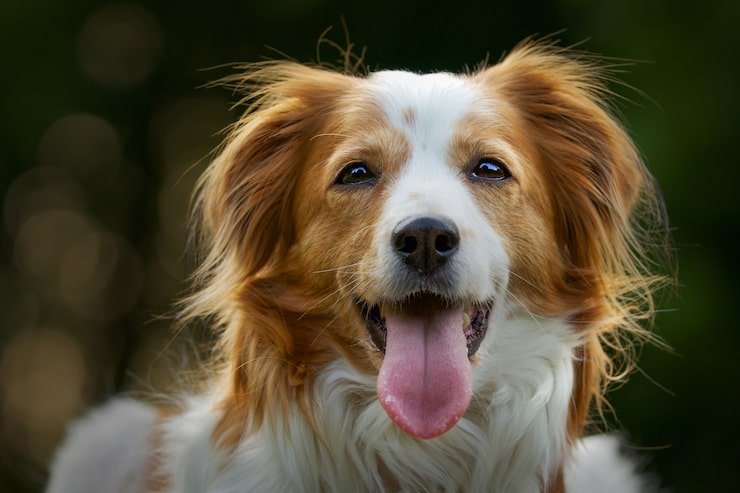
#> input picture dog.jpg, 740 x 493 px, found by its file name
$ jupyter execute 4.ipynb
#> lines starting #> are read from the running program, lines starting #| are printed output that depends on the picture
# Python Program: Extract Color Channels (Red, Green, Blue)

[cell 1]
import cv2
import matplotlib.pyplot as plt

[cell 2]
image = cv2.imread("dog.jpg")
#> image is the input picture: shape (493, 740, 3); mean B, G, R 52.5, 74.7, 83.4

[cell 3]
image  = cv2.cvtColor(image, cv2.COLOR_BGR2RGB)

[cell 4]
red = image[:,:,0]
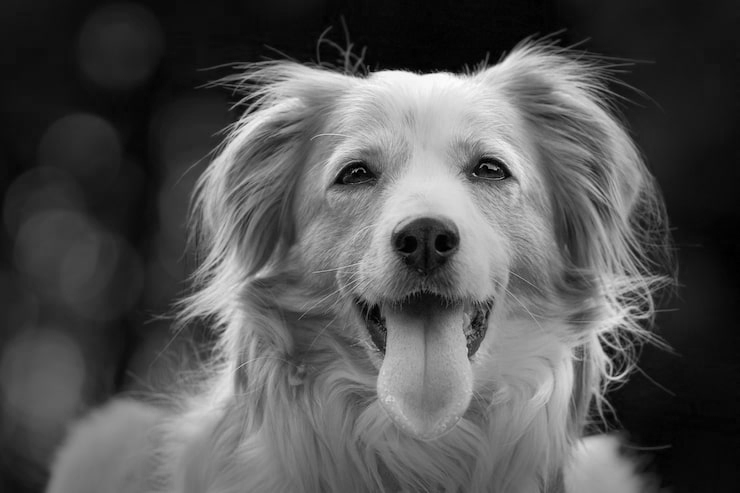
#> red: shape (493, 740); min 0, max 255, mean 83.4
green = image[:,:,1]
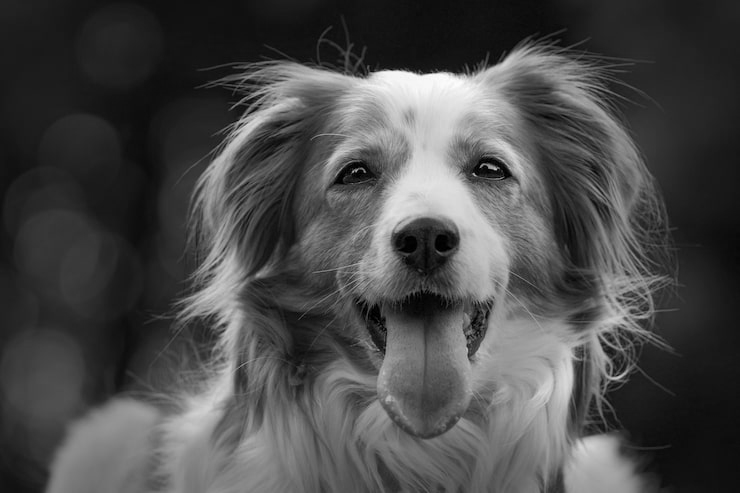
#> green: shape (493, 740); min 0, max 253, mean 74.7
blue = image[:,:,2]
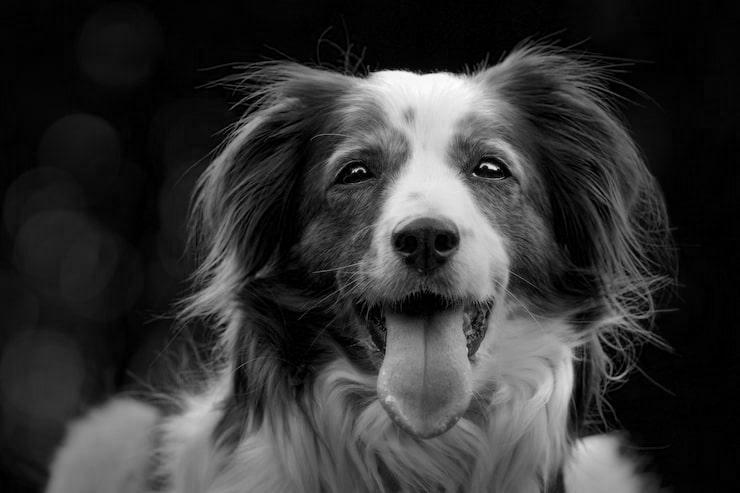
#> blue: shape (493, 740); min 0, max 255, mean 52.5

[cell 5]
plt.figure(figsize=(12, 8))

plt.subplot(2, 2, 1)
plt.imshow(image)
plt.title("Original RGB Image")
plt.axis("off")

plt.subplot(2, 2, 2)
plt.imshow(red, cmap="gray")
plt.title("Red Channel")
plt.axis("off")

plt.subplot(2, 2, 3)
plt.imshow(green, cmap="gray")
plt.title("Green Channel")
plt.axis("off")

plt.subplot(2, 2, 4)
plt.imshow(blue, cmap="gray")
plt.title("Blue Channel")
plt.axis("off")

plt.tight_layout()
plt.show()
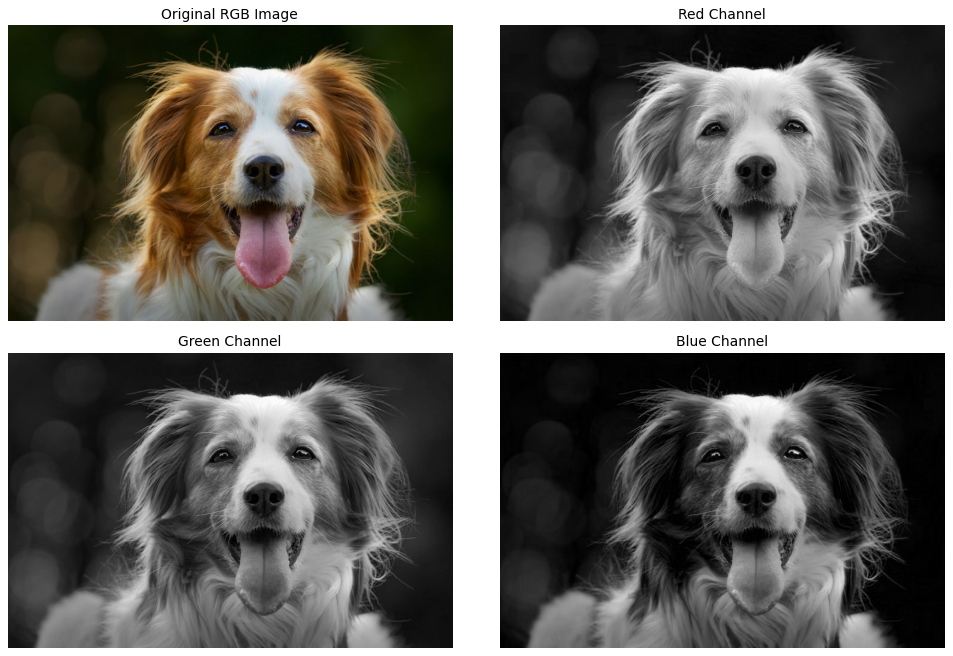
#> figure drawn by matplotlib, 4 panels

$ run again, with cat.jpg copied over dog.jpg
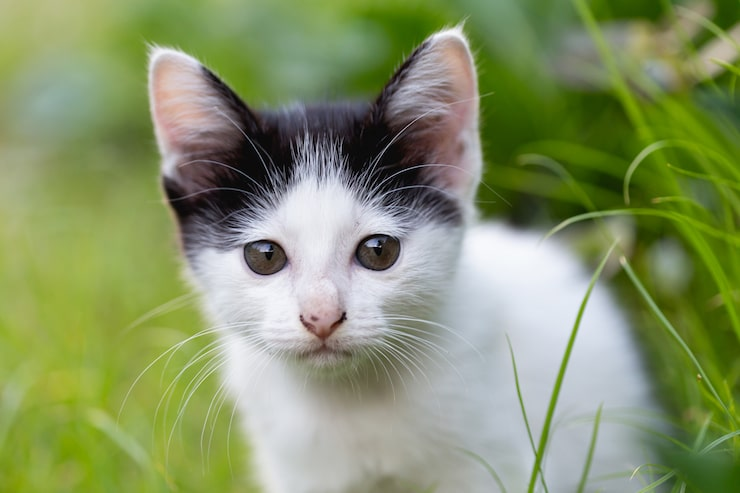
#> input picture cat.jpg, 740 x 493 px, found by its file name
#> image is the input picture: shape (493, 740, 3); mean B, G, R 104.4, 147.7, 134.5
#> `blue = image[:,:,2]`:
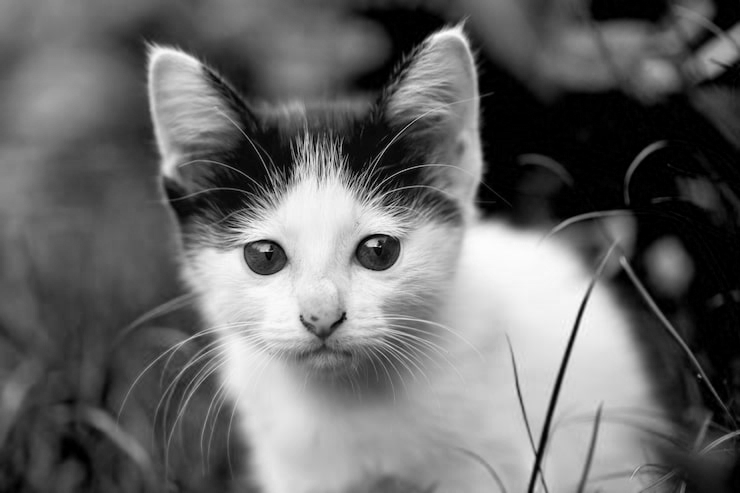
#> blue: shape (493, 740); min 0, max 255, mean 104.4
#> `plt.show()`:
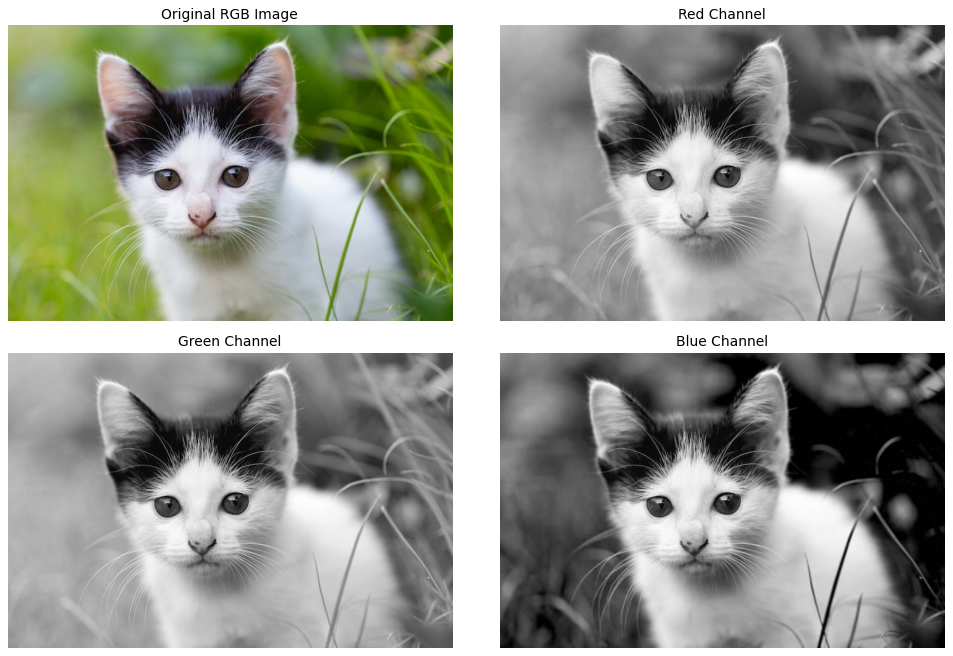
#> figure drawn by matplotlib, 4 panels
